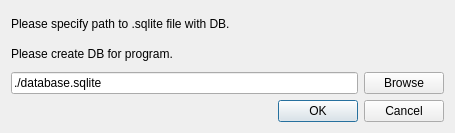
<?xml version="1.0" encoding="UTF-8"?>
<ui version="4.0">
 <class>SetupDialog</class>
 <widget class="QDialog" name="SetupDialog">
  <property name="geometry">
   <rect>
    <x>0</x>
    <y>0</y>
    <width>455</width>
    <height>133</height>
   </rect>
  </property>
  <property name="windowTitle">
   <string>Setup Dialog</string>
  </property>
  <layout class="QVBoxLayout" name="verticalLayout">
   <item>
    <layout class="QVBoxLayout" name="verticalLayout_2">
     <item>
      <widget class="QLabel" name="label">
       <property name="text">
        <string>Please specify path to .sqlite file with DB.</string>
       </property>
      </widget>
     </item>
     <item>
      <widget class="QLabel" name="reasonLabel">
       <property name="text">
        <string>Please create DB for program.</string>
       </property>
      </widget>
     </item>
     <item>
      <layout class="QHBoxLayout" name="horizontalLayout">
       <item>
        <widget class="QLineEdit" name="pathEdit">
         <property name="text">
          <string>./database.sqlite</string>
         </property>
        </widget>
       </item>
       <item>
        <widget class="QPushButton" name="browseButton">
         <property name="text">
          <string>Browse</string>
         </property>
        </widget>
       </item>
      </layout>
     </item>
    </layout>
   </item>
   <item>
    <widget class="QDialogButtonBox" name="dialogButtons">
     <property name="orientation">
      <enum>Qt::Horizontal</enum>
     </property>
     <property name="standardButtons">
      <set>QDialogButtonBox::Cancel|QDialogButtonBox::Ok</set>
     </property>
    </widget>
   </item>
  </layout>
 </widget>
 <resources/>
 <connections>
  <connection>
   <sender>dialogButtons</sender>
   <signal>accepted()</signal>
   <receiver>SetupDialog</receiver>
   <slot>accept()</slot>
   <hints>
    <hint type="sourcelabel">
     <x>248</x>
     <y>254</y>
    </hint>
    <hint type="destinationlabel">
     <x>157</x>
     <y>274</y>
    </hint>
   </hints>
  </connection>
  <connection>
   <sender>dialogButtons</sender>
   <signal>rejected()</signal>
   <receiver>SetupDialog</receiver>
   <slot>reject()</slot>
   <hints>
    <hint type="sourcelabel">
     <x>316</x>
     <y>260</y>
    </hint>
    <hint type="destinationlabel">
     <x>286</x>
     <y>274</y>
    </hint>
   </hints>
  </connection>
 </connections>
</ui>
